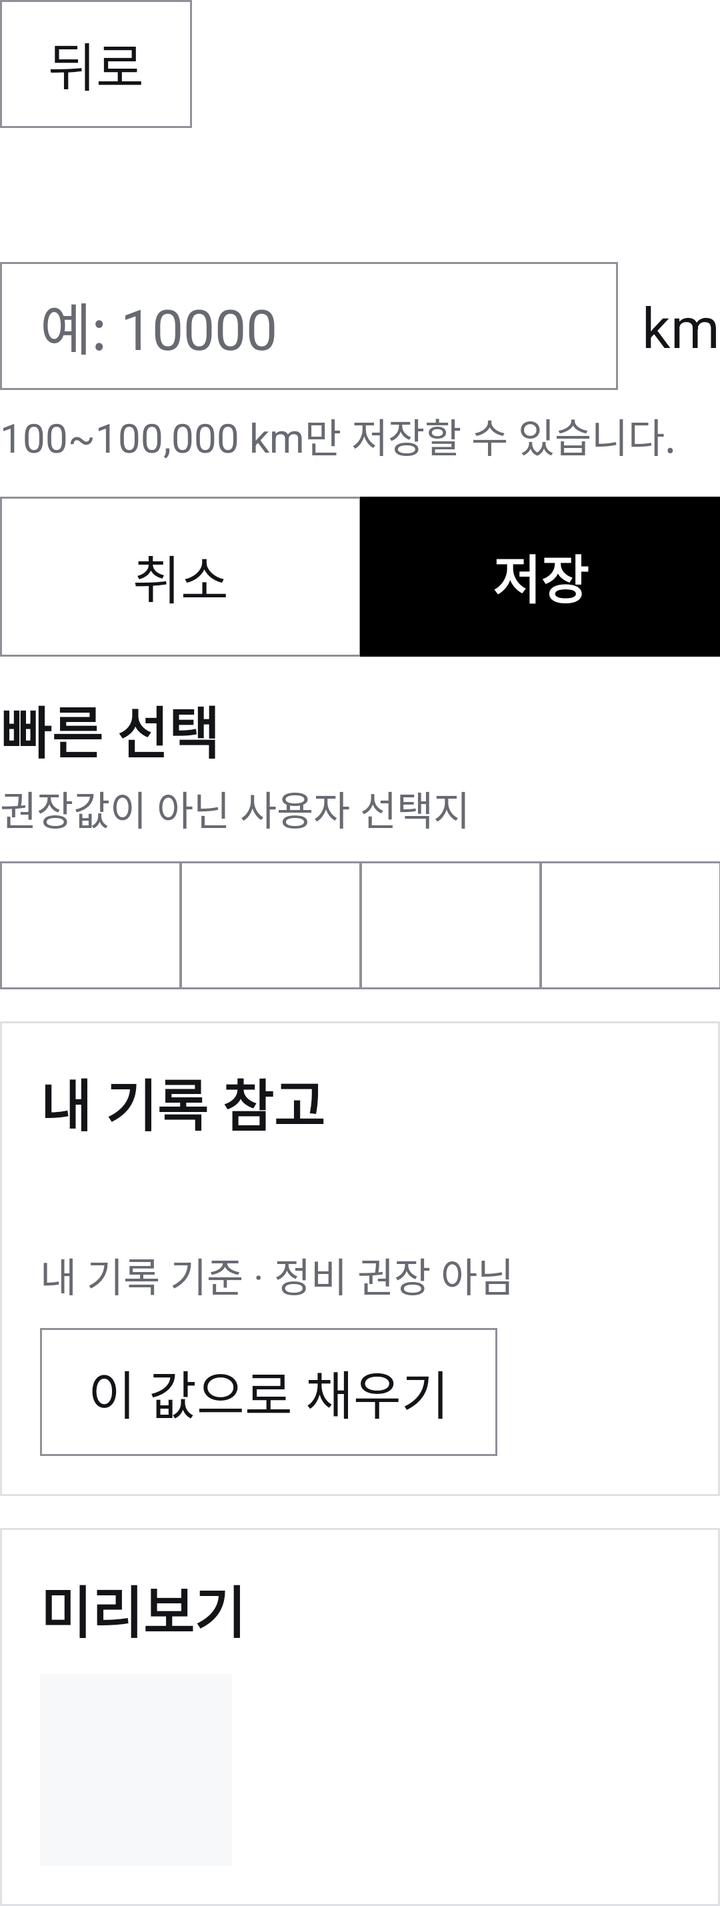
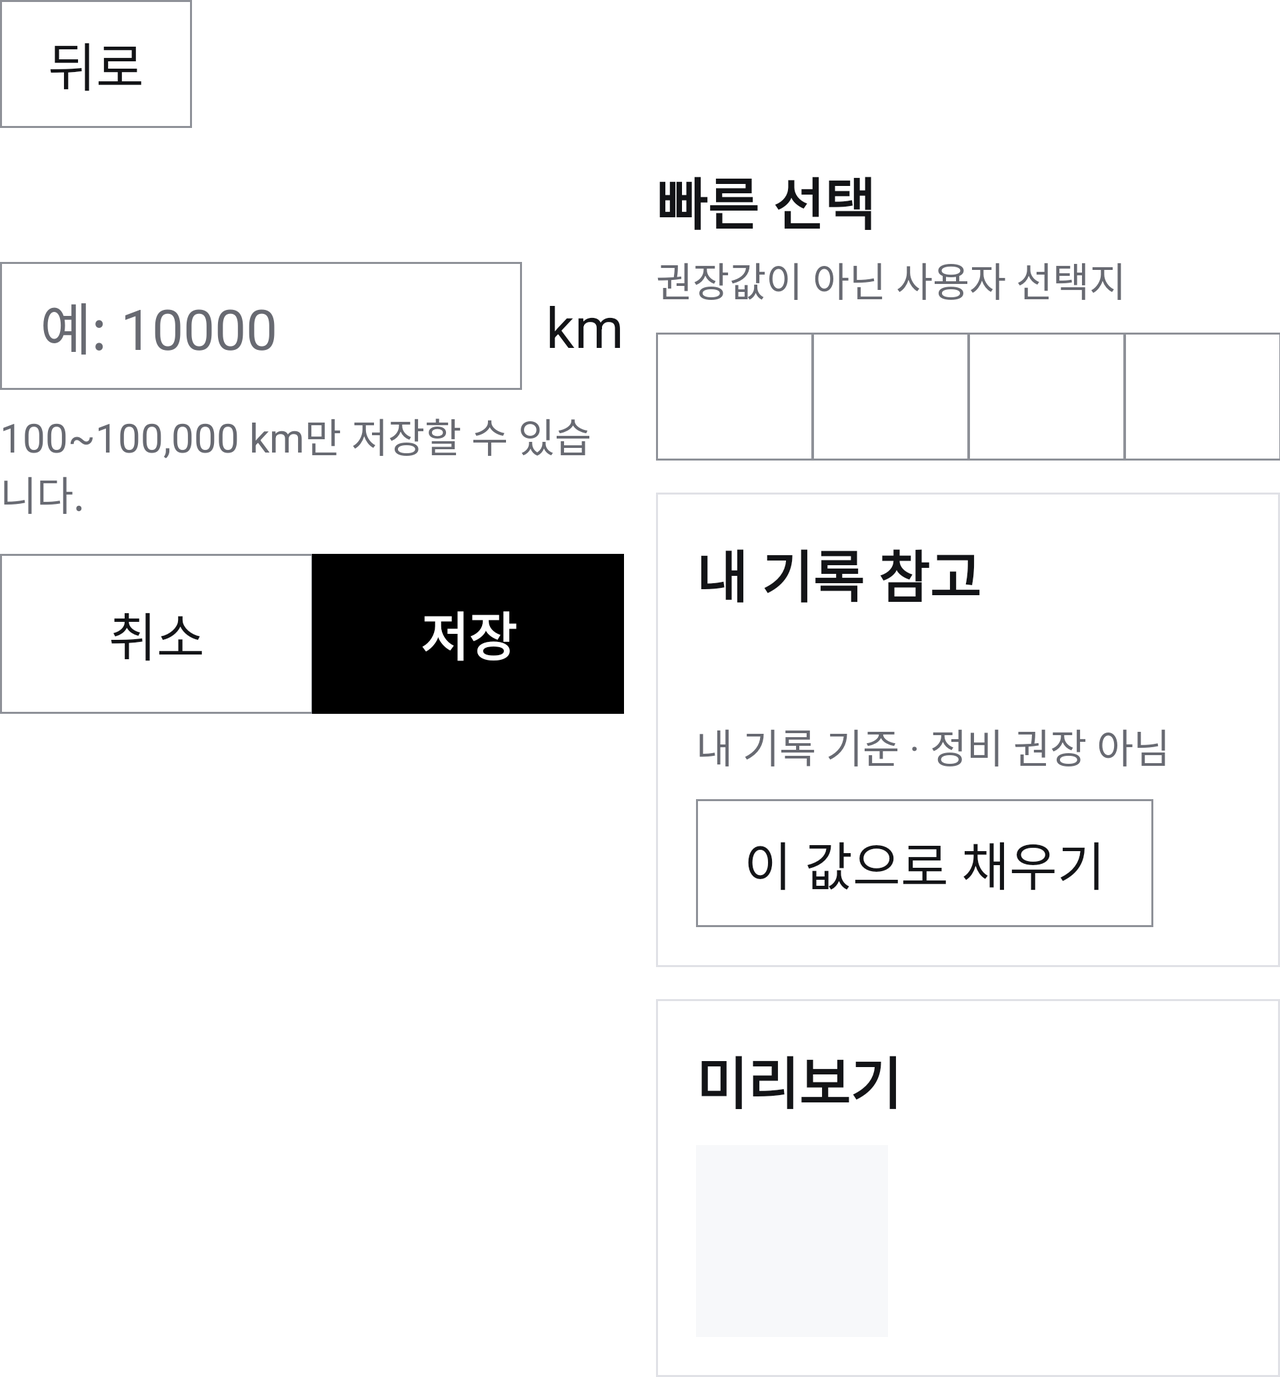

Compare how this app lays out the same screen by default and in its alternative resource folder. The renders come first, then the two layout files and the values they reference.
<!-- AndroidManifest.xml: application theme Theme.PleosApp -->
<!-- res/layout/view_baseline.xml -->
<?xml version="1.0" encoding="utf-8"?>
<ScrollView xmlns:android="http://schemas.android.com/apk/res/android"
    android:layout_width="match_parent"
    android:layout_height="match_parent">

    <LinearLayout
        android:layout_width="match_parent"
        android:layout_height="wrap_content"
        android:orientation="vertical">

        <LinearLayout
            android:layout_width="match_parent"
            android:layout_height="wrap_content"
            android:gravity="center_vertical"
            android:orientation="horizontal">
            <Button android:id="@+id/baselineBackButton" style="@style/Widget.PleosApp.Button.Back" android:text="@string/back" />
            <TextView android:id="@+id/baselineTitle" style="@style/ScreenTitle" android:layout_width="0dp" android:layout_weight="1" />
        </LinearLayout>

        <TextView android:id="@+id/currentBaselineText" style="@style/CheckCardValue" android:layout_marginTop="@dimen/gap" />

        <LinearLayout
            android:layout_width="match_parent"
            android:layout_height="wrap_content"
            android:layout_marginTop="@dimen/gap"
            android:gravity="center_vertical"
            android:orientation="horizontal">

            <EditText
                android:id="@+id/baselineInput"
                style="@style/NumberInput"
                android:layout_width="0dp"
                android:layout_weight="1"
                android:maxWidth="@dimen/input_width"
                android:autofillHints=""
                android:hint="@string/baseline_input_hint" />

            <TextView
                android:layout_width="wrap_content"
                android:layout_height="wrap_content"
                android:layout_marginStart="@dimen/gap_small"
                android:text="@string/km_unit"
                android:textSize="@dimen/text_subtitle" />
        </LinearLayout>

        <TextView android:id="@+id/baselineErrorText" style="@style/CheckCardLabel" android:text="@string/range_hint" />

        <LinearLayout style="@style/ButtonRow" android:layout_marginTop="@dimen/gap">
            <Button android:id="@+id/baselineCancelButton" style="@style/Widget.PleosApp.Button.Row" android:text="@string/cancel" />
            <Button android:id="@+id/saveBaselineButton" style="@style/Widget.PleosApp.Button.Row.Filled" android:text="@string/save_baseline" />
        </LinearLayout>

        
        <include
            android:id="@+id/baselineSide"
            layout="@layout/view_baseline_side"
            android:layout_width="match_parent"
            android:layout_height="wrap_content"
            android:layout_marginTop="@dimen/gap" />
    </LinearLayout>
</ScrollView>
<!-- res/layout/view_baseline_side.xml (included above) -->
<?xml version="1.0" encoding="utf-8"?>
<LinearLayout xmlns:android="http://schemas.android.com/apk/res/android"
    android:layout_width="match_parent"
    android:layout_height="wrap_content"
    android:orientation="vertical">

    
    <TextView style="@style/CheckCardTitle" android:text="@string/baseline_presets_title" />
    <TextView style="@style/CheckCardLabel" android:layout_marginTop="4dp" android:text="@string/not_recommendation" />
    <LinearLayout style="@style/ButtonRow">
        <Button android:id="@+id/preset5000" style="@style/Widget.PleosApp.Button.Row.Tab" />
        <Button android:id="@+id/preset10000" style="@style/Widget.PleosApp.Button.Row.Tab" />
        <Button android:id="@+id/preset15000" style="@style/Widget.PleosApp.Button.Row.Tab" />
        <Button android:id="@+id/preset20000" style="@style/Widget.PleosApp.Button.Row.Tab" />
    </LinearLayout>

    
    <LinearLayout
        android:id="@+id/myAverageCard"
        style="@style/CheckCard"
        android:focusable="true">
        <TextView style="@style/CheckCardTitle" android:text="@string/baseline_my_average_title" />
        <TextView android:id="@+id/myAverageText" style="@style/CheckCardValue" />
        <TextView style="@style/CheckCardLabel" android:text="@string/stats_note" />
        <Button
            android:id="@+id/useAverageButton"
            style="@style/Widget.PleosApp.Button"
            android:layout_width="wrap_content"
            android:layout_height="wrap_content"
            android:layout_marginTop="@dimen/gap_small"
            android:text="@string/baseline_use_average" />
    </LinearLayout>

    
    <LinearLayout
        android:id="@+id/previewCard"
        style="@style/CheckCard"
        android:focusable="true">
        <TextView style="@style/CheckCardTitle" android:text="@string/baseline_preview_title" />
        <LinearLayout
            android:layout_width="match_parent"
            android:layout_height="wrap_content"
            android:layout_marginTop="@dimen/gap_small"
            android:gravity="center_vertical"
            android:orientation="horizontal">
            <ImageView
                android:id="@+id/previewImage"
                android:layout_width="96dp"
                android:layout_height="96dp"
                android:background="@drawable/image_frame"
                android:importantForAccessibility="no"
                android:scaleType="centerCrop" />
            <LinearLayout
                android:layout_width="0dp"
                android:layout_height="wrap_content"
                android:layout_marginStart="@dimen/gap"
                android:layout_weight="1"
                android:orientation="vertical">
                <TextView
                    android:id="@+id/previewPrimaryText"
                    android:layout_width="match_parent"
                    android:layout_height="wrap_content"
                    android:textSize="@dimen/text_subtitle"
                    android:textStyle="bold" />
                <TextView android:id="@+id/previewSecondaryText" style="@style/CheckCardSecondary" />
            </LinearLayout>
        </LinearLayout>
    </LinearLayout>
</LinearLayout>
<!-- resources referenced by this layout -->
<resources>
  <dimen name="gap">16dp</dimen>
  <dimen name="gap_small">12dp</dimen>
  <dimen name="input_width">320dp</dimen>
  <dimen name="text_subtitle">28sp</dimen>
  <!-- drawable image_frame (drawable) -->
  <?xml version="1.0" encoding="utf-8"?>
  <shape xmlns:android="http://schemas.android.com/apk/res/android" android:shape="rectangle">
      <solid android:color="@color/background_secondary" />
  </shape>
  <string name="back">뒤로</string>
  <string name="baseline_input_hint">예: 10000</string>
  <string name="baseline_my_average_title">내 기록 참고</string>
  <string name="baseline_presets_title">빠른 선택</string>
  <string name="baseline_preview_title">미리보기</string>
  <string name="baseline_use_average">이 값으로 채우기</string>
  <string name="cancel">취소</string>
  <string name="km_unit">km</string>
  <string name="not_recommendation">권장값이 아닌 사용자 선택지</string>
  <string name="range_hint">100~100,000 km만 저장할 수 있습니다.</string>
  <string name="save_baseline">저장</string>
  <string name="stats_note">내 기록 기준 · 정비 권장 아님</string>
  <style name="CheckCardLabel" parent="CheckCardValue">
          <item name="android:textSize">@dimen/text_label</item>
          <item name="android:textColor">@color/text_tertiary</item>
      </style>
  <style name="CheckCardSecondary" parent="CheckCardValue">
          <item name="android:textColor">@color/text_secondary</item>
      </style>
  <style name="CheckCardTitle">
          <item name="android:layout_width">match_parent</item>
          <item name="android:layout_height">wrap_content</item>
          <item name="android:textSize">@dimen/text_subtitle</item>
          <item name="android:textStyle">bold</item>
      </style>
  <style name="ScreenTitle">
          <item name="android:layout_width">match_parent</item>
          <item name="android:layout_height">wrap_content</item>
          <item name="android:textSize">@dimen/text_title</item>
          <item name="android:textStyle">bold</item>
      </style>
  <style name="Widget.PleosApp.Button.Row.Tab">
          <item name="android:background">@drawable/tab_background</item>
      </style>
  <color name="background_secondary">#FFF7F8FA</color>
  <dimen name="card_padding">20dp</dimen>
  <dimen name="text_label">20sp</dimen>
  <color name="text_tertiary">#FF686A72</color>
  <color name="text_secondary">#FF44464E</color>
  <dimen name="text_body">26sp</dimen>
  <dimen name="touch_target_min">64dp</dimen>
  <color name="text_primary">#FF131417</color>
  <dimen name="text_title">36sp</dimen>
  <dimen name="button_height_primary">80dp</dimen>
  <color name="background_primary">#FFFFFFFF</color>
  <color name="button_filled">#FF000000</color>
  <color name="outline">#FF8E9198</color>
  <color name="surface_high">#FFFFFFFF</color>
  <color name="divider">#FFE0E1E6</color>
  <dimen name="corner_radius">0dp</dimen>
  <color name="button_basic">#FFFFFFFF</color>
  <dimen name="button_stroke">1dp</dimen>
  <color name="button_basic_disabled">#FFF7F8FA</color>
  <color name="button_basic_pressed">#FFEDEEF2</color>
  <color name="button_filled_disabled">#FFE0E1E6</color>
  <color name="button_filled_pressed">#FF313236</color>
  <color name="text_on_filled">#FFFFFFFF</color>
  <dimen name="tab_indicator_height">4dp</dimen>
  <style name="TextAppearance.PleosApp.DialogMessage" parent="TextAppearance.AppCompat.Medium">
          <item name="android:textSize">@dimen/text_body</item>
          <item name="android:textColor">@color/text_primary</item>
      </style>
  <style name="Widget.PleosApp.Button.Dialog">
          <item name="android:layout_marginStart">@dimen/gap_small</item>
          <item name="android:layout_marginTop">0dp</item>
          <item name="android:minWidth">160dp</item>
      </style>
  <style name="Widget.PleosApp.Button.Dialog.Filled">
          <item name="android:background">@drawable/button_filled_background</item>
          <item name="android:textColor">@color/button_filled_text</item>
          <item name="android:textStyle">bold</item>
      </style>
  <!-- some entries are left out for length -->
</resources>
<!-- res/layout-land/view_baseline.xml (the repository's variant of the layout above) -->
<!-- drawn on the phone turned sideways -->
<?xml version="1.0" encoding="utf-8"?>
<ScrollView xmlns:android="http://schemas.android.com/apk/res/android"
    android:layout_width="match_parent"
    android:layout_height="match_parent">

    <LinearLayout
        android:layout_width="match_parent"
        android:layout_height="wrap_content"
        android:orientation="vertical">

        <LinearLayout
            android:layout_width="match_parent"
            android:layout_height="wrap_content"
            android:gravity="center_vertical"
            android:orientation="horizontal">
            <Button android:id="@+id/baselineBackButton" style="@style/Widget.PleosApp.Button.Back" android:text="@string/back" />
            <TextView android:id="@+id/baselineTitle" style="@style/ScreenTitle" android:layout_width="0dp" android:layout_weight="1" />
        </LinearLayout>

        <LinearLayout
            android:layout_width="match_parent"
            android:layout_height="wrap_content"
            android:layout_marginTop="@dimen/gap"
            android:baselineAligned="false"
            android:orientation="horizontal">

            <LinearLayout
                android:layout_width="0dp"
                android:layout_height="wrap_content"
                android:layout_weight="1"
                android:orientation="vertical">
                <TextView android:id="@+id/currentBaselineText" style="@style/CheckCardValue" android:layout_marginTop="0dp" />
                <LinearLayout
                    android:layout_width="match_parent"
                    android:layout_height="wrap_content"
                    android:layout_marginTop="@dimen/gap"
                    android:gravity="center_vertical"
                    android:orientation="horizontal">
                    <EditText
                        android:id="@+id/baselineInput"
                        style="@style/NumberInput"
                        android:layout_width="0dp"
                        android:layout_weight="1"
                        android:maxWidth="@dimen/input_width"
                        android:autofillHints=""
                        android:hint="@string/baseline_input_hint" />
                    <TextView
                        android:layout_width="wrap_content"
                        android:layout_height="wrap_content"
                        android:layout_marginStart="@dimen/gap_small"
                        android:text="@string/km_unit"
                        android:textSize="@dimen/text_subtitle" />
                </LinearLayout>
                <TextView android:id="@+id/baselineErrorText" style="@style/CheckCardLabel" android:text="@string/range_hint" />
                <LinearLayout style="@style/ButtonRow" android:layout_marginTop="@dimen/gap">
                    <Button android:id="@+id/baselineCancelButton" style="@style/Widget.PleosApp.Button.Row" android:text="@string/cancel" />
                    <Button android:id="@+id/saveBaselineButton" style="@style/Widget.PleosApp.Button.Row.Filled" android:text="@string/save_baseline" />
                </LinearLayout>
            </LinearLayout>

            
            <include
                android:id="@+id/baselineSide"
                layout="@layout/view_baseline_side"
                android:layout_width="0dp"
                android:layout_height="wrap_content"
                android:layout_marginStart="@dimen/gap"
                android:layout_weight="1" />
        </LinearLayout>
    </LinearLayout>
</ScrollView>
